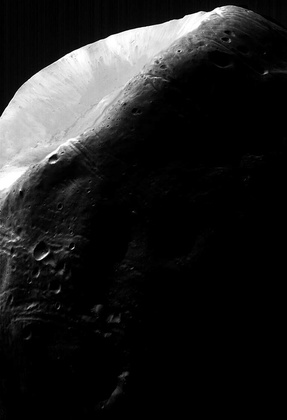
%> input picture CS390s/standard_test_images/standard_test_images/mars.jpg, 287 x 420 px, shrunk from 683 x 1000 before the run
$ octave Ch3_histeq_feng.m   (GNU Octave 9; MATLAB toolbox functions it lacks are replaced by stand-ins)
%> lines starting %> are read from the running program, lines starting %| are printed output that depends on the picture
### CS390s/myhist.m
%this program is to get the normalized histogram of the image

function [his]=myhist(x)
x=floor(x);
r=size(x,1);
c=size(x,2);
his=zeros(1,256);
%calculate the histogram
for i=1:r
   for j=1:c
      his(x(i,j)+1)=his(x(i,j)+1)+1;
   end
end
his=his./c./r;

### CS390s/Ch3_histeq_feng.m
%This program is to equalize the histogram for image enhancement
clear all
close all
clc
im=imread('./standard_test_images/standard_test_images/mars.jpg');%woman_blonde.tif
%> im is the input picture: size 420x287 uint8; min 0, max 255, mean 32.3
figure,imshow(im)
%% imhist and histeq
im_eq = histeq(im);
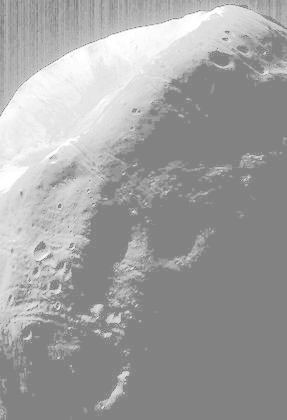
%> im_eq: size 420x287 uint8; min 130, max 255, mean 161.1
figure,imshow(im_eq)
figure,imhist(im)
%> after `imhist(im)`:
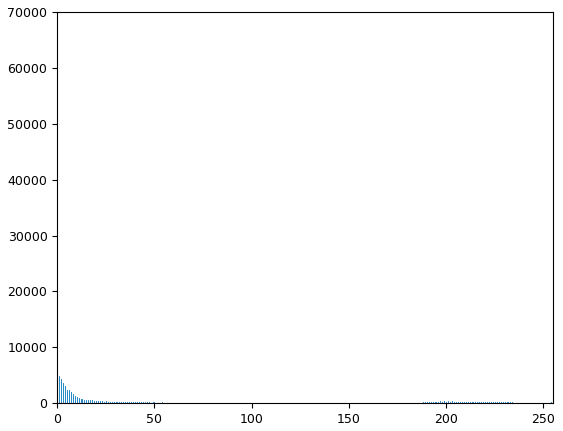
%> figure redrawn from the program's plot data; highest point at x = 0, y = 62033
figure,imhist(im_eq)


% %% imadjust
% ima=imadjust(im,[],[],0.3)
% figure,imshow(ima)


%% %%%%%%%% user version function
im=double(im);
%> im: size 420x287 double
c=myhist(im); %User our own function to generate the histogram
%> after the loop in myhist, `for i=1:r`: his = 256 values, max 62033 at index 1, min 23 at index 113, mean 470.9
%> in myhist, `his=his./c./r;`: his = 256 values, max 0.515 at index 1, min 0.000191 at index 113, mean 0.00391
%> c has the same summary as his in myhist

d=zeros(256,1);
[co,ro]=size(im);
%> co = 420; ro = 287

old_hist = c;
%> old_hist has the same summary as his in myhist
for i=2:256
   c(i)=c(i)+c(i-1);
end
%> after the loop, c = 256 values from 0.515 to 1

c=c*255;
%> c = 256 values from 131.2 to 255
% [4 lines of commented-out code are left out]
figure,plot(c)
%> after `plot(c)`:
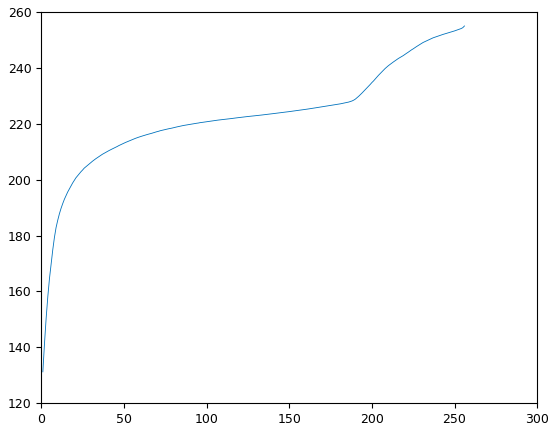
%> figure redrawn from the program's plot data; curve peaks at x = 256, y = 255
%figure,plot(cinv)


for x=1:co
   for y=1:ro
      f(x,y)=floor(c(im(x,y)+1));
   end
end

new_hist = myhist(f);
%> new_hist = 256 values, max 0.515 at index 132, min 0 at index 1, mean 0.00391

figure;
subplot(2,1,1),image(im);
colormap(gray(256));
title('original image');
axis image;
axis off;
subplot(2,1,2),bar(old_hist);
%> after `bar(old_hist)`:
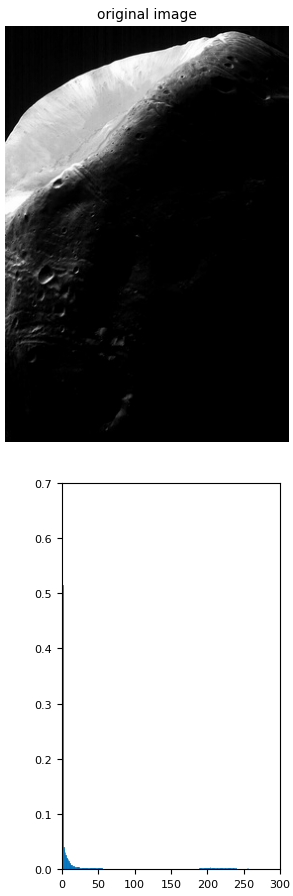
%> figure redrawn from the program's plot data, 2 panels

figure;
subplot(2,1,1),image(f);
colormap(gray(256));
axis image;
axis off;
subplot(2,1,2),bar(new_hist);
%> after `bar(new_hist)`:
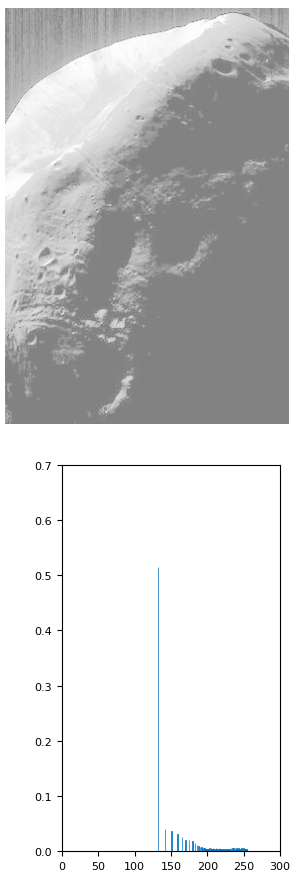
%> figure redrawn from the program's plot data, 2 panels

$ run again, with CS390s/standard_test_images/standard_test_images/FJ1.jpg copied over CS390s/standard_test_images/standard_test_images/mars.jpg
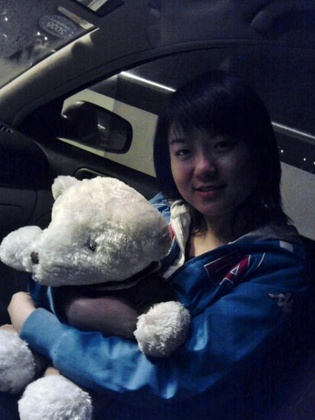
%> input picture CS390s/standard_test_images/standard_test_images/FJ1.jpg, 315 x 420 px, shrunk from 478 x 638 before the run
%> im is the input picture: size 420x315x3 uint8; mean R, G, B 50.6, 55.2, 72
%> im: size 420x315x3 double
%> after the loop in myhist, `for i=1:r`: his = 256 values, max 4715 at index 5, min 13 at index 255, mean 516.8
%> in myhist, `his=his./c./r;`: his = 256 values, max 0.0356 at index 5, min 9.83e-05 at index 255, mean 0.00391
%> `c=myhist(im);`: c has the same summary as his in myhist
%> old_hist has the same summary as his in myhist
%> after the loop `for i=2:256`: c = 256 values from 0.0142 to 1
%> `c=c*255;`: c = 256 values from 3.62 to 255
%> after the loop `for x=1:co`:
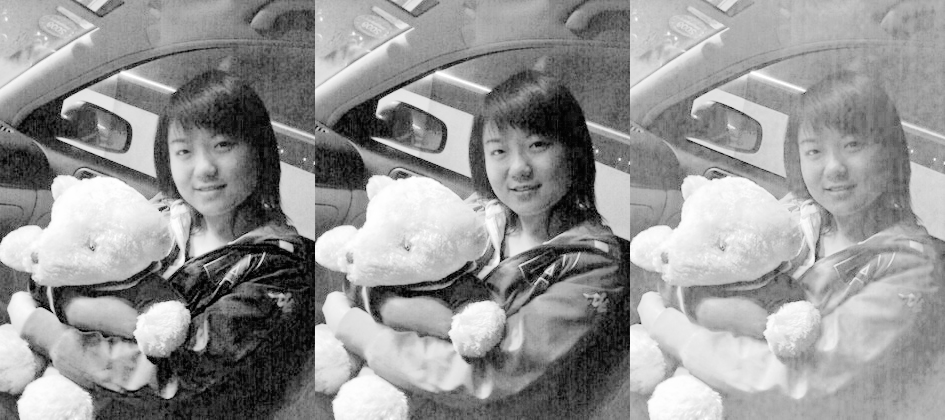
%> f: size 420x945 double; min 3, max 255, mean 149.3
%> new_hist = 256 values, max 0.0187 at index 30, min 0 at index 1, mean 0.00391
%> `bar(new_hist)`:
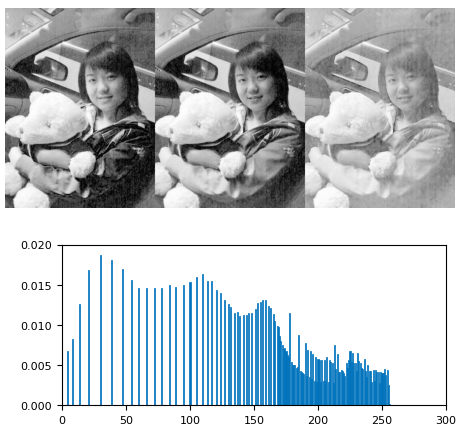
%> figure redrawn from the program's plot data, 2 panels
